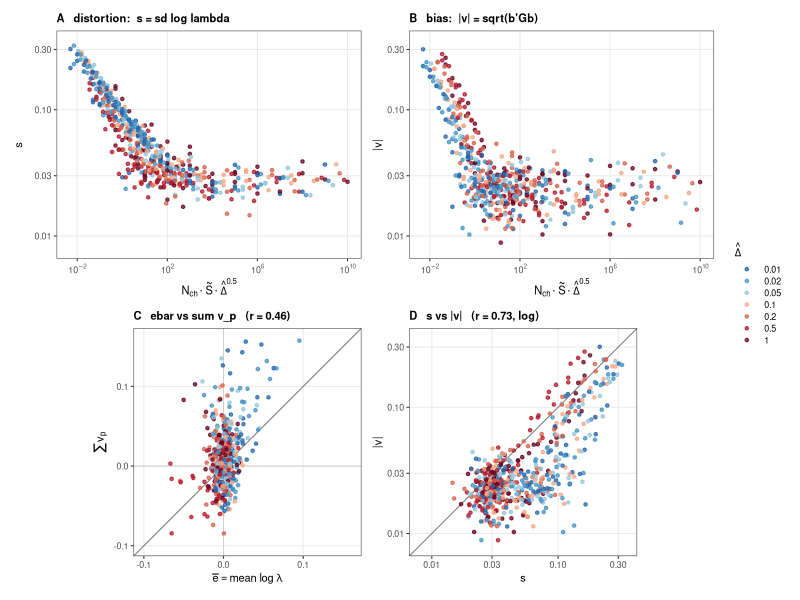
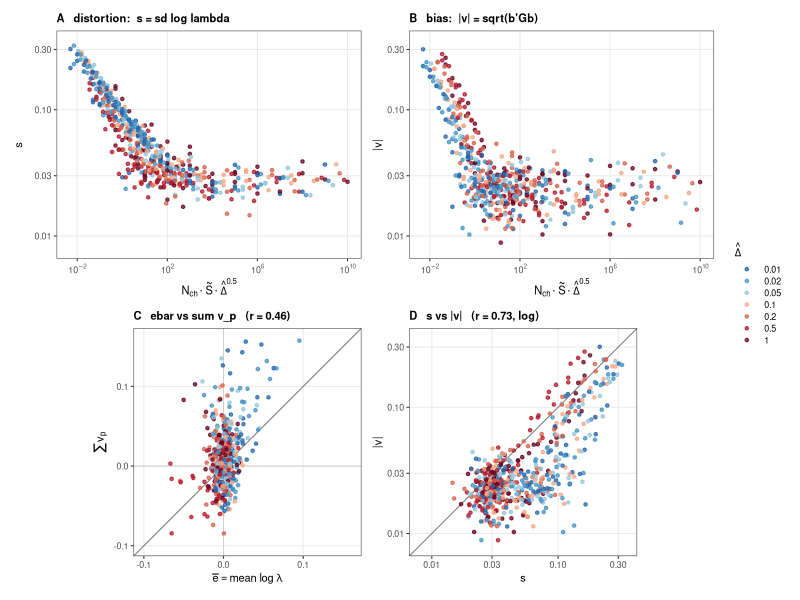

Source code (R) for these figures, in order:
suppressPackageStartupMessages({library(dplyr);library(tidyr);library(ggplot2);library(patchwork)})
setwd("/home/lmoffatt/Code/macro_dr/macro_dr/projects/eLife_2025/figures/in_progress/ir_reliability_20260828")
w <- read.csv("digest/ir_bias_whitened.csv")
cell <- w |> group_by(nch,z,interval) |> summarise(vsum=sum(v), vbar=mean(v), sv=sqrt(mean((v-mean(v))^2)), mahal=sqrt(sum(v^2)), .groups="drop")
d <- read.csv("digest/ir_collapse_cells.csv") |> filter(anchor=="sim") |> select(nch,z,interval,aniso,ebar,dAI)
cell <- inner_join(cell, d, by=c("nch","z","interval")) |> mutate(St=0.1*z, x=nch*St*sqrt(interval),
  dlab=factor(sprintf("%.2g", interval), levels=sprintf("%.2g", sort(unique(interval)))))
cat("cor(ebar, sum v_p) =", round(cor(cell$ebar, cell$vsum),3), "  cor(ebar, vbar) same; Spearman", round(cor(cell$ebar, cell$vsum, method="spearman"),3), "\n")
cat("cor(s, mahal) =", round(cor(cell$aniso, cell$mahal),3), "  on log scale", round(cor(log(cell$aniso), log(cell$mahal)),3), "\n")
cat("cor(dAI, mahal) log =", round(cor(log(cell$dAI), log(cell$mahal)),3), "\n")
big <- cell |> filter(abs(ebar) > 0.03)
cat("cells |ebar|>0.03: n=", nrow(big), " cor(ebar, sum v)=", round(cor(big$ebar, big$vsum),3), " ratio sum v / ebar quantiles:\n"); print(round(quantile(big$vsum/big$ebar, c(.1,.25,.5,.75,.9)),2))
big2 <- cell |> filter(aniso>0.06, mahal>0.06)
cat("ratio mahal/s (both>0.06) quantiles:"); print(round(quantile(big2$mahal/big2$aniso, c(.1,.25,.5,.75,.9)),2))
cat("sign agreement ebar vs sum v (|ebar|>0.03):", round(mean(sign(big$ebar)==sign(big$vsum)),2), "\n")

COLd <- setNames(colorRampPalette(c("#2166AC","#4393C3","#92C5DE","#F4A582","#D6604D","#B2182B","#67001F"))(nlevels(cell$dlab)), levels(cell$dlab))
thm <- theme_bw(base_size=8, base_family="Helvetica") + theme(plot.title=element_text(size=8, face="bold"), legend.key.height=unit(0.3,"cm"), panel.grid.minor=element_blank())
XBRK <- 10^seq(-2,10,4); XLABS <- parse(text=sprintf("10^%d", seq(-2,10,4))); XL <- expression(N[ch]%.%tilde(S)%.%hat(Delta)^0.5)
YB <- c(0.01,0.03,0.1,0.3); YL <- c(0.008, 0.35)
p1 <- ggplot(cell, aes(x, aniso, colour=dlab)) + geom_point(size=.9, alpha=.75) +
  scale_x_log10(breaks=XBRK, labels=XLABS) + scale_y_log10(breaks=YB, limits=YL) + scale_colour_manual(values=COLd, name=expression(hat(Delta))) +
  labs(title="A   distortion:  s = sd log lambda", x=XL, y="s") + thm
p2 <- ggplot(cell, aes(x, mahal, colour=dlab)) + geom_point(size=.9, alpha=.75) +
  scale_x_log10(breaks=XBRK, labels=XLABS) + scale_y_log10(breaks=YB, limits=YL) + scale_colour_manual(values=COLd, guide="none") +
  labs(title="B   bias:  |v| = sqrt(b'Gb)", x=XL, y="|v|") + thm
p3 <- ggplot(cell, aes(ebar, vsum, colour=dlab)) + geom_abline(slope=1, intercept=0, colour="grey40", linewidth=.3) +
  geom_hline(yintercept=0, colour="grey80", linewidth=.3) + geom_vline(xintercept=0, colour="grey80", linewidth=.3) +
  geom_point(size=.9, alpha=.75) + scale_colour_manual(values=COLd, guide="none") + coord_equal(xlim=c(-0.1,0.16), ylim=c(-0.1,0.16)) +
  labs(title=sprintf("C   ebar vs sum v_p   (r = %.2f)", cor(cell$ebar, cell$vsum)), x=expression(bar(e)==mean~log~lambda), y=expression(sum(v[p]))) + thm
p4 <- ggplot(cell, aes(aniso, mahal, colour=dlab)) + geom_abline(slope=1, intercept=0, colour="grey40", linewidth=.3) +
  geom_point(size=.9, alpha=.75) + scale_colour_manual(values=COLd, guide="none") +
  scale_x_log10(breaks=YB, limits=YL) + scale_y_log10(breaks=YB, limits=YL) + coord_equal() +
  labs(title=sprintf("D   s vs |v|   (r = %.2f, log)", cor(log(cell$aniso), log(cell$mahal))), x="s", y="|v|") + thm
g <- (p1 + p2) / (p3 + p4) + plot_layout(guides="collect") & theme(legend.position="right")
ggsave("figures/Figure_IR_bias_vs_distortion.pdf", g, width=6.6, height=5.6)
ggsave("figures/Figure_IR_bias_vs_distortion.png", g, width=6.6, height=5.6, dpi=170)
cat("written figures/Figure_IR_bias_vs_distortion.{pdf,png}\n")
